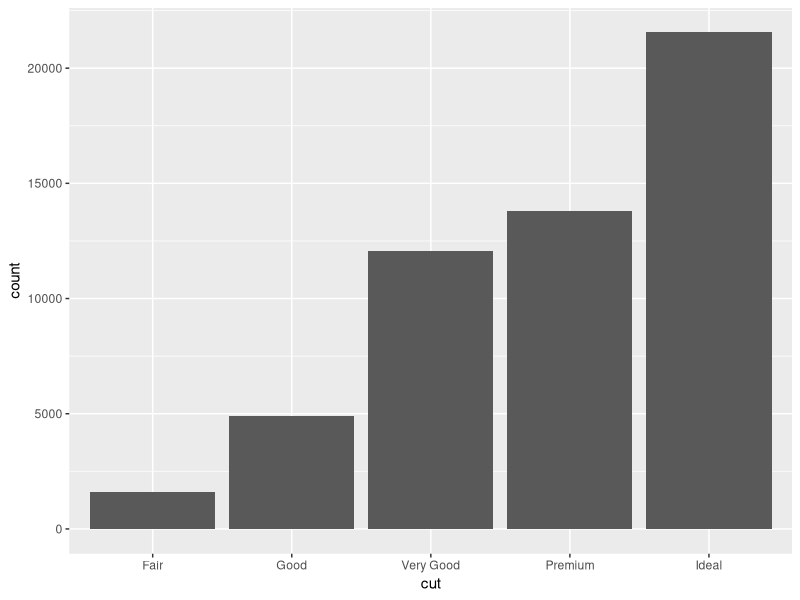
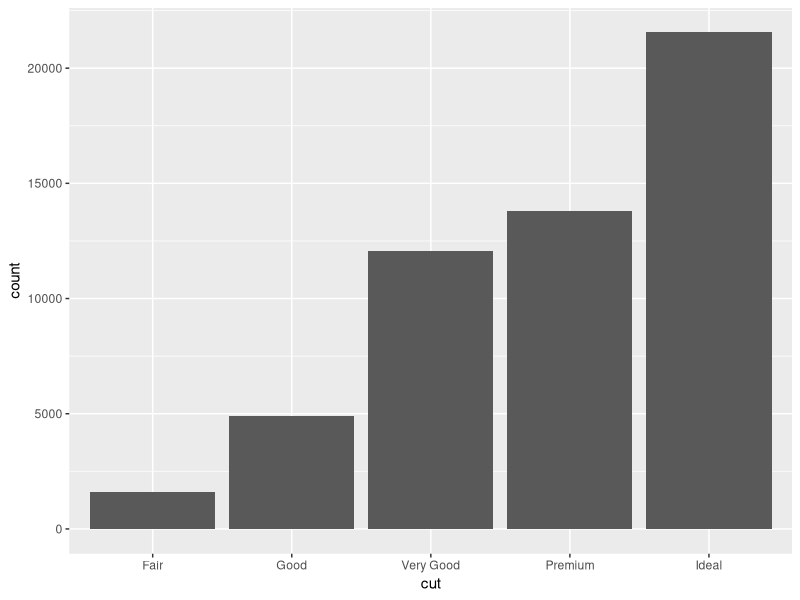
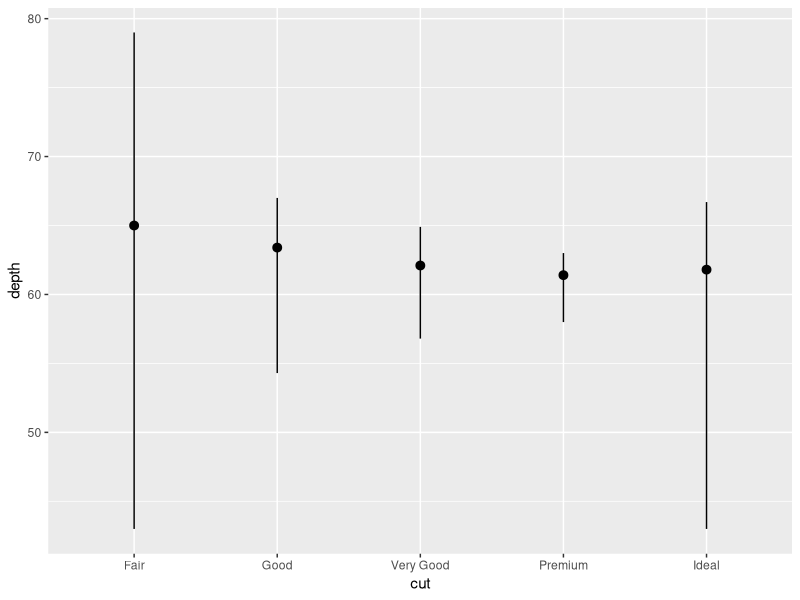
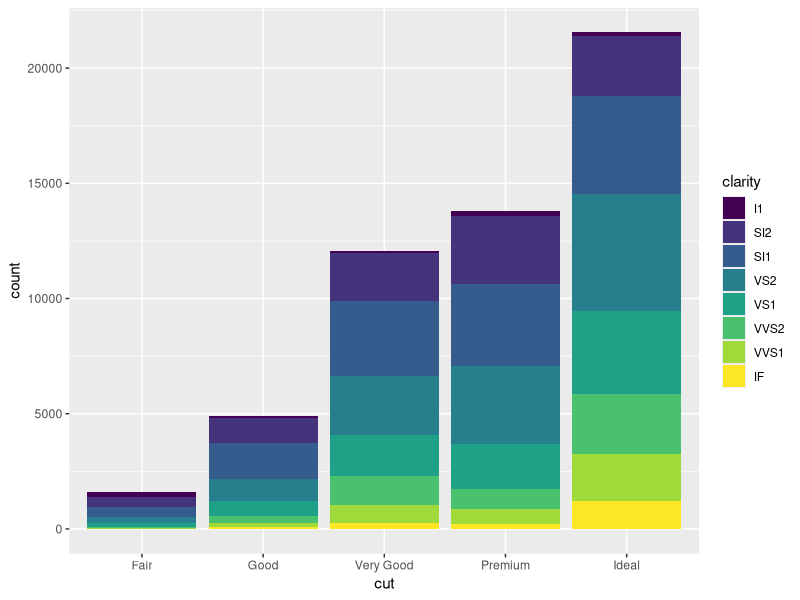
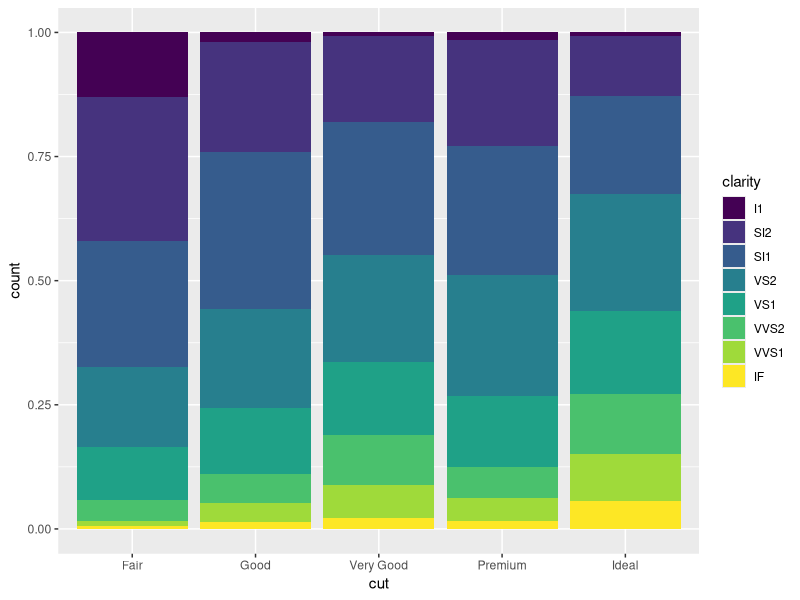
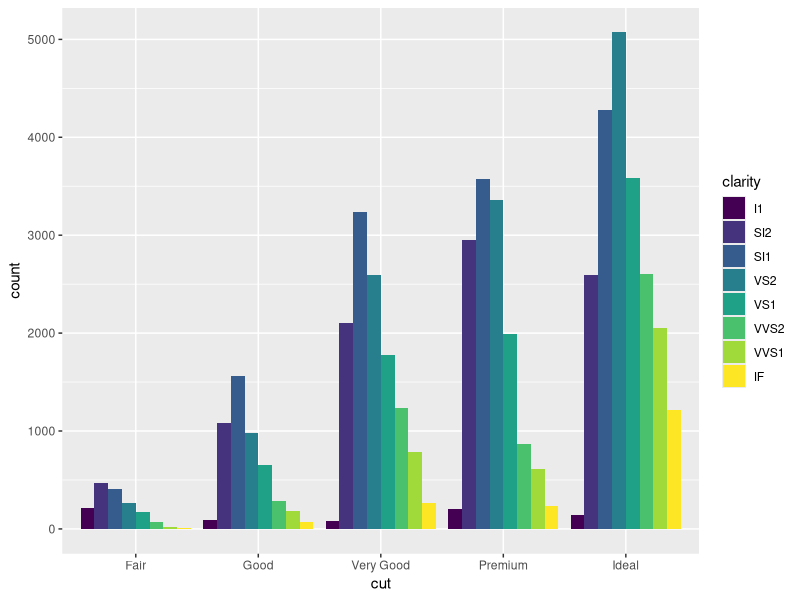
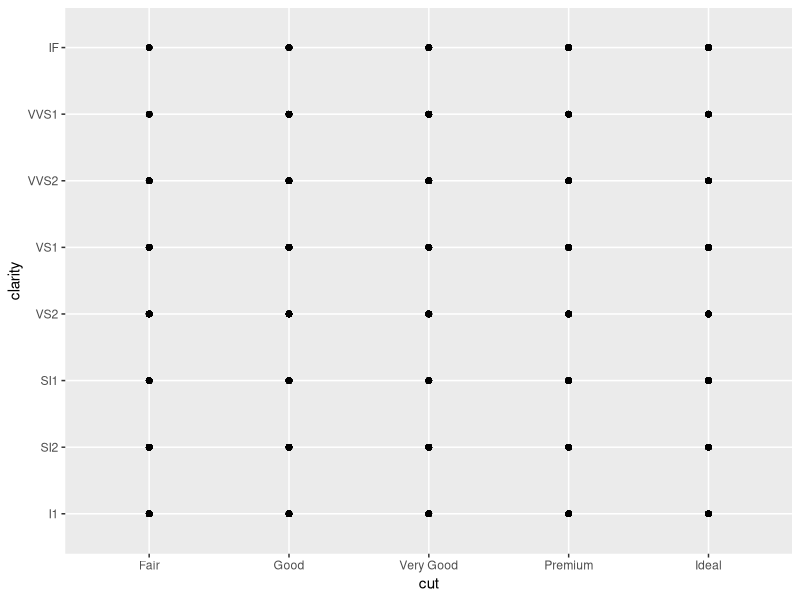
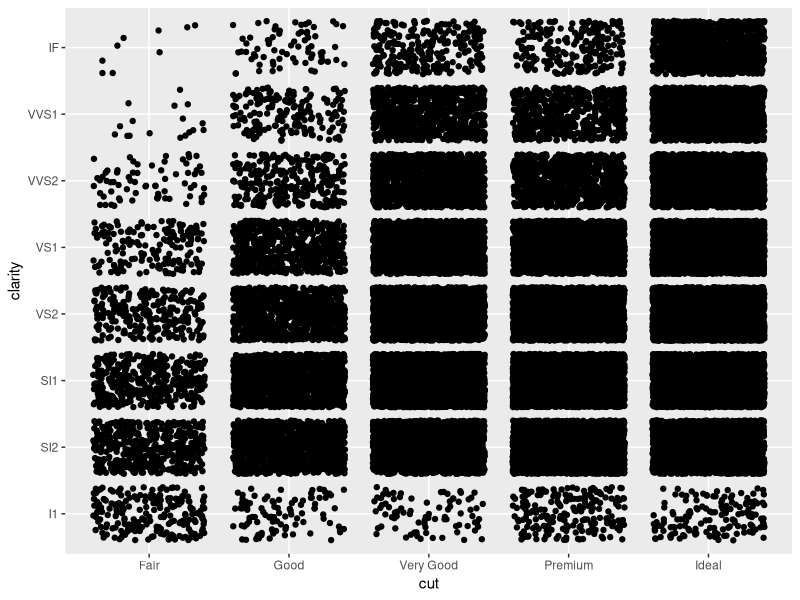

Generate these figures, in order, with R:

# Exercise 2: More ggplot2 Grammar

# Install and load `ggplot2`
# install.packages("ggplot2") # if needed
library("ggplot2")

# For this exercise you will again be working with the `diamonds` data set.
# Use `?diamonds` to review details about this data set
?diamonds


## Statistical Transformations

# Draw a bar chart of the diamonds data, organized by cut
# The height of each bar is based on the "count" (number) of diamonds with that cut
ggplot(data = diamonds) +
  geom_bar(mapping = aes(x=cut))

# Use the `stat_count` to apply the statistical transformation "count" to the diamonds
# by cut. You do not need a separate geometry layer!
ggplot(data = diamonds) +
  stat_count(mapping = aes(x=cut))

# Use the `stat_summary` function to draw a chart with a summary layer.
# Map the x-position to diamond `cut`, and the y-position to diamond `depth`
# Bonus: use `min` as the function ymin, `max` as the function ymax, and `median` as the function y
ggplot(data = diamonds) +
  stat_summary(mapping = aes(x = cut, y = depth),
               fun.ymin = min, fun.ymax = max, fun.y = median)


## Position Adjustments

# Draw a bar chart of diamond data organized by cut, with each bar filled by clarity.
# You should see a _stacked_ bar chart.
ggplot(data = diamonds) +
  geom_bar(mapping = aes(x = cut, fill = clarity))

# Draw the same chart again, but with each element positioned to "fill" the y axis
ggplot(data = diamonds) +
  geom_bar(mapping = aes(x = cut, fill = clarity), position = "fill")

# Draw the same chart again, but with each element positioned to "dodge" each other
ggplot(data = diamonds) +
  geom_bar(mapping = aes(x = cut, fill = clarity), position = "dodge")

# Draw a plot with point geometry with the x-position mapped to `cut` and the y-position mapped to `clarity`
# This creates a "grid" grouping the points
ggplot(data = diamonds) +
  geom_point(mapping = aes(x = cut, y = clarity))

# Use the "jitter" position adjustment to keep the points from all overlapping!
# (This works a little better with a sample of diamond data, such as from the previous exercise).
ggplot(data = diamonds) +
  geom_point(mapping = aes(x = cut, y = clarity), position = "jitter")


## Scales

# Draw a "boxplot" (with `geom_boxplot()`) for the diamond's price (y) by color (x)
ggplot(data = diamonds) +
  geom_boxplot(mapping = aes(x=color, y=price))

# This has a lot of outliers, making it harder to read. To fix this, draw the same plot but
# with a _logarithmic_ scale for the y axis.
ggplot(data = diamonds) +
  geom_boxplot(mapping = aes(x=color, y=price)) +
  scale_y_log10()

# For another version, draw the same plot but with `violin` geometry instead of `boxplot` geometry!
# How does the logarithmic scale change the data presentation?
ggplot(data = diamonds) +
  geom_violin(mapping = aes(x=color, y=price)) +
  scale_y_log10()

# Another interesting plot: draw a plot of the diamonds price (y) by carat (x), using a heatmap of 2d bins
# (geom_bin2d)
# What happens when you make the x and y channels scale logarithmically?
ggplot(data = diamonds) +
  geom_bin2d(mapping = aes(x=carat, y=price)) +
  scale_x_log10() +
  scale_y_log10()

# Draw a scatter plot for the diamonds  price (y) by carat (x). Color each point by the clarity
# (Remember, this will take a while. Use a sample of the diamonds for faster results)
ggplot(data = diamonds) +
  geom_point(mapping = aes(x = carat, y = price, color = clarity))

# Change the color of the previous plot using a ColorBrewer scale of your choice. What looks nice?
ggplot(data = diamonds) +
  geom_point(mapping = aes(x = carat, y = price, color = clarity)) +
  scale_color_brewer(palette = "Spectral")


## Coordinate Systems

# Draw a bar chart with x-position and fill color BOTH mapped to cut
# For best results, SET the `width` of the geometry to be 1 (fill plot, no space between)
# You can save this to a variable for easier modifications

# Draw the same chart, but with the coordinate system flipped

# Draw the same chart, but in a polar coordinate system. Now you have a Coxcomb chart!


## Facets

# Take the scatter plot of price by carat data (colored by clarity) and add _facets_ based on
# the diamond's `color`



## Saving Plots

# Use the `ggsave()` function to save one of your plots (the most recent one generated) to disk.
# Name the output file "my-plot.png".
# Make sure you've set the working directory!!
